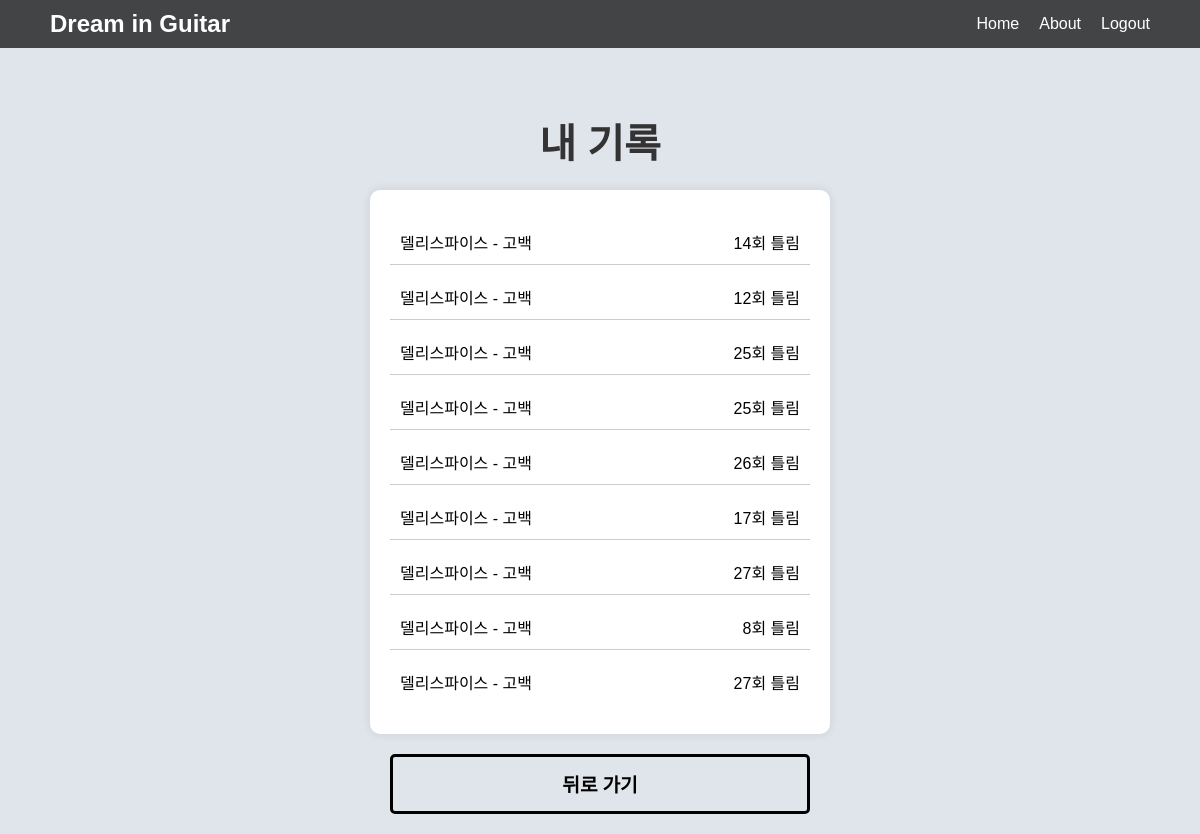
The app's page /records (signed in) with its own data.
### tables this page shows
CREATE TABLE records (
    id INTEGER PRIMARY KEY AUTOINCREMENT,
    username TEXT NOT NULL,
    song_title TEXT NOT NULL,
    mistakes INTEGER NOT NULL
);

### app.py (the view)
@app.route('/records')
def records():
    username = session.get('username')
    if not username:
        return redirect(url_for('login'))
    records = get_records(username)
    return render_template('records.html', records=records)

### app.py (called while the page is built)
def get_db():
    conn = sqlite3.connect(DATABASE)
    conn.row_factory = sqlite3.Row
    return conn

def get_records(username):
    db = get_db()
    records = db.execute('SELECT song_title, mistakes FROM records WHERE username = ?', (username,)).fetchall()
    return records

### templates/records.html (shortened to what this page needs)
<!DOCTYPE html>
<html lang="en">
<head>
    <link rel="stylesheet" href="{{ url_for('static', filename='css/start.css') }}">
</head>
<body>
    <header>
        <div class="logo">Dream in Guitar</div>
        <nav>
            <ul>
                <li><a href="{{ url_for('index') }}">Home</a></li>
                <li><a href="{{ url_for('about') }}">About</a></li>
                {% if session.get('username') %}
                <li><a href="javascript:void(0);" onclick="confirmLogout()">Logout</a></li>
                {% else %}
                <li><a href="{{ url_for('login') }}">Login</a></li>
                {% endif %}
            </ul>
        </nav>
    </header>
    <div class="container">
        <h1>내 기록</h1>
        <div class="record-list">
            {% for record in records %}
            <div class="record-item">
                <div>
                    <span>{{ record['song_title'] }}</span>
                    <span>{{ record['mistakes'] }}회 틀림</span>
                </div>
            </div>
            {% endfor %}
        </div>
        <div class="button-container">
            <button class="custom-btn btn-3" onclick="goBack()">뒤로 가기</button>
        </div>
    </div>
</body>
</html>

### static/css/start.css (style rules this page uses)
body { display: flex; flex-direction: column; justify-content: center; align-items: center; height: 100vh; margin: 0; font-family: 'Noto Sans KR', sans-serif; background-size: cover; background-repeat: no-repeat; background-position: center; background: #e0e5ec; }
header { width: 100%; background-color: rgba(0,0,0,0.7); color: white; padding: 10px 0; position: fixed; top: 0; display: flex; justify-content: space-between; align-items: center; padding: 10px 50px; box-sizing: border-box; z-index: 1000; }
header .logo { font-size: 1.5em; font-weight: bold; }
header nav ul { list-style: none; display: flex; gap: 20px; margin: 0; padding: 0; }
header nav ul li { display: inline; }
header nav ul li a { color: white; text-decoration: none; font-size: 1em; transition: color 0.3s; }
.container { text-align: center; display: flex; flex-direction: column; align-items: center; justify-content: center; padding: 20px; border-radius: 10px; margin-top: 100px; }
h1 { font-size: 3em; margin-bottom: 20px; color: #333; }
.button-container { display: flex; flex-direction: column; align-items: center; gap: 10px; }
button { width: 200px; padding: 15px 30px; font-size: 1.2em; color: black; border: none; border-radius: 5px; cursor: pointer; transition: background-color 0.3s; }
.custom-btn { width: 420px; height: 60px; padding: 10px 25px; border: 3px solid #000; font-family: 'Lato', sans-serif; font-weight: 600; background: transparent; cursor: pointer; transition: all 0.3s ease; position: relative; display: inline-block; }
.btn-3 { line-height: 39px; padding: 0; }
.btn-3:before, .btn-3:after { position: absolute; content: ""; left: 0; top: 0; background: #000; transition: all 0.3s ease; }
.btn-3:before { height: 0%; width: 2px; }
.btn-3:after { width: 0%; height: 2px; }

### templates/records.html (style rules this page uses)
h1 { font-size: 2.5em; margin-bottom: 20px; color: #333; }
.record-list { width: 100%; max-width: 600px; background: #fff; padding: 20px; border-radius: 10px; box-shadow: 0 0 10px rgba(0, 0, 0, 0.1); margin-bottom: 20px; }
.record-item { margin: 10px 0; padding: 10px; border-bottom: 1px solid #ccc; transition: background 0.3s; }
.record-item:last-child { border-bottom: none; }
.record-item div { display: flex; justify-content: space-between; }

### records on screen
records: song_title "델리스파이스 - 고백", mistakes "14"
records: song_title "델리스파이스 - 고백", mistakes "12"
records: song_title "델리스파이스 - 고백", mistakes "25"
records: song_title "델리스파이스 - 고백", mistakes "25"
records: song_title "델리스파이스 - 고백", mistakes "26"
records: song_title "델리스파이스 - 고백", mistakes "17"
records: song_title "델리스파이스 - 고백", mistakes "27"
records: song_title "델리스파이스 - 고백", mistakes "8"
records: song_title "델리스파이스 - 고백", mistakes "27"
